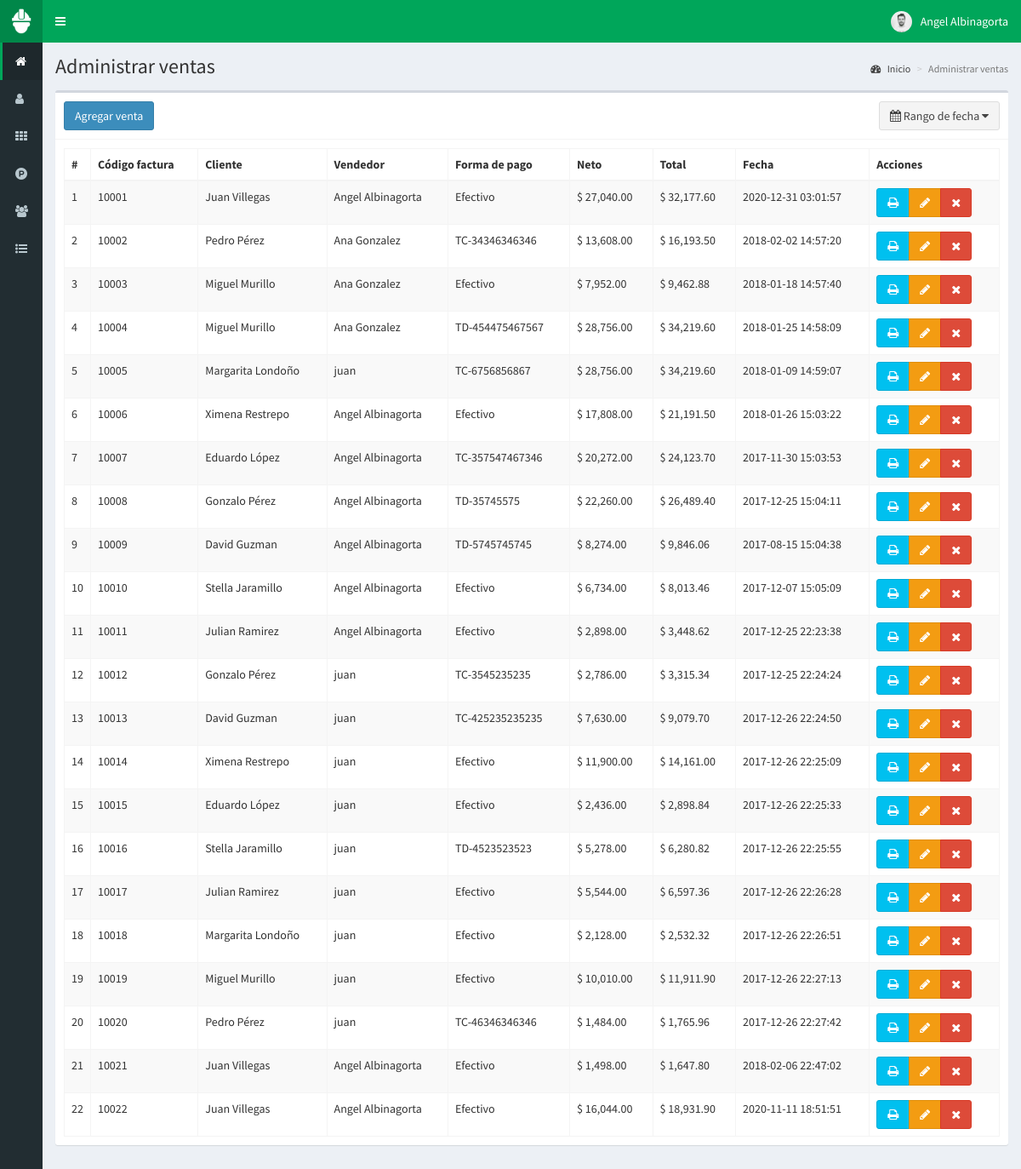
/ventas (signed in), run on the app's committed database.
### tables this page shows
CREATE TABLE `ventas` (
  `id` int(11) NOT NULL,
  `codigo` int(11) NOT NULL,
  `id_cliente` int(11) NOT NULL,
  `id_vendedor` int(11) NOT NULL,
  `productos` text NOT NULL,
  `impuesto` float NOT NULL,
  `neto` float NOT NULL,
  `total` float NOT NULL,
  `metodo_pago` text NOT NULL,
  `fecha` timestamp NOT NULL DEFAULT current_timestamp() ON UPDATE current_timestamp()
);

CREATE TABLE `clientes` (
  `id` int(11) NOT NULL,
  `nombre` text NOT NULL,
  `documento` int(11) NOT NULL,
  `email` text NOT NULL,
  `telefono` text NOT NULL,
  `direccion` text NOT NULL,
  `fecha_nacimiento` date NOT NULL,
  `compras` int(11) NOT NULL,
  `ultima_compra` datetime NOT NULL,
  `fecha` timestamp NOT NULL DEFAULT current_timestamp() ON UPDATE current_timestamp()
);

CREATE TABLE `usuarios` (
  `id` int(11) NOT NULL,
  `nombre` text NOT NULL,
  `usuario` text NOT NULL,
  `password` text NOT NULL,
  `perfil` text NOT NULL,
  `foto` text NOT NULL,
  `estado` int(11) NOT NULL,
  `ultimo_login` datetime NOT NULL,
  `fecha` timestamp NOT NULL DEFAULT current_timestamp() ON UPDATE current_timestamp()
);

### controladores/plantilla.controlador.php (called while the page is built)
<?php
class ControladorPlantilla{
	static public function ctrPlantilla(){
		include "vistas/plantilla.php";
	}
}

### index.php (called while the page is built, shortened)
<?php
require_once "controladores/plantilla.controlador.php";
require_once "controladores/usuarios.controlador.php";
require_once "controladores/clientes.controlador.php";
require_once "controladores/ventas.controlador.php";
require_once "modelos/usuarios.modelo.php";
require_once "modelos/clientes.modelo.php";
require_once "modelos/ventas.modelo.php";
$plantilla = new ControladorPlantilla();
$plantilla -> ctrPlantilla();

### controladores/ventas.controlador.php (called while the page is built, shortened)
<?php
class ControladorVentas{
	static public function ctrRangoFechasVentas($fechaInicial, $fechaFinal){
		$tabla = "ventas";
		$respuesta = ModeloVentas::mdlRangoFechasVentas($tabla, $fechaInicial, $fechaFinal);
		return $respuesta;
	}
}

### modelos/conexion.php (called while the page is built)
<?php
class Conexion{
	static public function conectar(){
		$link = new PDO("mysql:host=localhost;dbname=pos",
			            "pos",
			            "teeo4X[WM[7GKnzF");
		$link->exec("set names utf8");
		return $link;
	}
}

### modelos/ventas.modelo.php (called while the page is built, shortened)
<?php
require_once "conexion.php";
class ModeloVentas{
	static public function mdlRangoFechasVentas($tabla, $fechaInicial, $fechaFinal){
		if($fechaInicial == null){
			$stmt = Conexion::conectar()->prepare("SELECT * FROM $tabla ORDER BY id ASC");
			$stmt -> execute();
			return $stmt -> fetchAll();
		}else if($fechaInicial == $fechaFinal){
			$stmt = Conexion::conectar()->prepare("SELECT * FROM $tabla WHERE fecha like '%$fechaFinal%'");
			$stmt -> bindParam(":fecha", $fechaFinal, PDO::PARAM_STR);
			$stmt -> execute();
			return $stmt -> fetchAll();
		}
	}
}

### controladores/clientes.controlador.php (called while the page is built, shortened)
<?php
class ControladorClientes{
	static public function ctrMostrarClientes($item, $valor){
		$tabla = "clientes";
		$respuesta = ModeloClientes::mdlMostrarClientes($tabla, $item, $valor);
		return $respuesta;
	}
}

### modelos/clientes.modelo.php (called while the page is built, shortened)
<?php
require_once "conexion.php";
class ModeloClientes{
	static public function mdlMostrarClientes($tabla, $item, $valor){
		if($item != null){
			$stmt = Conexion::conectar()->prepare("SELECT * FROM $tabla WHERE $item = :$item");
			$stmt -> bindParam(":".$item, $valor, PDO::PARAM_STR);
			$stmt -> execute();
			return $stmt -> fetch();
		}else{
			$stmt = Conexion::conectar()->prepare("SELECT * FROM $tabla");
			$stmt -> execute();
			return $stmt -> fetchAll();
		}
	}
}

### controladores/usuarios.controlador.php (called while the page is built, shortened)
<?php
class ControladorUsuarios{
	static public function ctrMostrarUsuarios($item, $valor){
		$tabla = "usuarios";
		$respuesta = ModeloUsuarios::MdlMostrarUsuarios($tabla, $item, $valor);
		return $respuesta;
	}
}

### modelos/usuarios.modelo.php (called while the page is built, shortened)
<?php
require_once "conexion.php";
class ModeloUsuarios{
	static public function mdlMostrarUsuarios($tabla, $item, $valor){
		if($item != null){
			$stmt = Conexion::conectar()->prepare("SELECT * FROM $tabla WHERE $item = :$item");
			$stmt -> bindParam(":".$item, $valor, PDO::PARAM_STR);
			$stmt -> execute();
			return $stmt -> fetch();
		}else{
			$stmt = Conexion::conectar()->prepare("SELECT * FROM $tabla");
			$stmt -> execute();
			return $stmt -> fetchAll();
		}
	}
}

### vistas/modulos/ventas.php (the view, shortened to what this page needs)
<div class="content-wrapper">
  <section class="content-header">
    <h1>
      Administrar ventas
    </h1>
    <ol class="breadcrumb">
      <li><a href="inicio"><i class="fa fa-dashboard"></i> Inicio</a></li>
      <li class="active">Administrar ventas</li>
    </ol>
  </section>
  <section class="content">
    <div class="box">
      <div class="box-header with-border">
        <a href="crear-venta">
          <button class="btn btn-primary">
            Agregar venta
          </button>
        </a>
         <button type="button" class="btn btn-default pull-right" id="daterange-btn">
            <span>
              <i class="fa fa-calendar"></i> Rango de fecha
            </span>
            <i class="fa fa-caret-down"></i>
         </button>
      </div>
      <div class="box-body">
       <table class="table table-bordered table-striped dt-responsive tablas" width="100%">
        <thead>
         <tr>
           <th style="width:10px">#</th>
           <th>Código factura</th>
           <th>Cliente</th>
           <th>Vendedor</th>
           <th>Forma de pago</th>
           <th>Neto</th>
           <th>Total</th>
           <th>Fecha</th>
           <th>Acciones</th>
         </tr>
        </thead>
        <tbody>
        <?php
          if(isset($_GET["fechaInicial"])){
            $fechaInicial = $_GET["fechaInicial"];
            $fechaFinal = $_GET["fechaFinal"];
          }else{
            $fechaInicial = null;
            $fechaFinal = null;
          }
          $respuesta = ControladorVentas::ctrRangoFechasVentas($fechaInicial, $fechaFinal);
          foreach ($respuesta as $key => $value) {
           echo '<tr>
                  <td>'.($key+1).'</td>
                  <td>'.$value["codigo"].'</td>';
                  $itemCliente = "id";
                  $valorCliente = $value["id_cliente"];
                  $respuestaCliente = ControladorClientes::ctrMostrarClientes($itemCliente, $valorCliente);
                  echo '<td>'.$respuestaCliente["nombre"].'</td>';
                  $itemUsuario = "id";
                  $valorUsuario = $value["id_vendedor"];
                  $respuestaUsuario = ControladorUsuarios::ctrMostrarUsuarios($itemUsuario, $valorUsuario);
                  echo '<td>'.$respuestaUsuario["nombre"].'</td>
                  <td>'.$value["metodo_pago"].'</td>
                  <td>$ '.number_format($value["neto"],2).'</td>
                  <td>$ '.number_format($value["total"],2).'</td>
                  <td>'.$value["fecha"].'</td>
                  <td>
                    <div class="btn-group">
                      <button class="btn btn-info btnImprimirFactura" codigoVenta="'.$value["codigo"].'">
                        <i class="fa fa-print"></i>
                      </button>';
                      if($_SESSION["perfil"] == "Administrador"){
                      echo '<button class="btn btn-warning btnEditarVenta" idVenta="'.$value["id"].'"><i class="fa fa-pencil"></i></button>
                      <button class="btn btn-danger btnEliminarVenta" idVenta="'.$value["id"].'"><i class="fa fa-times"></i></button>';
                    }
                    echo '</div>
                  </td>
                </tr>';
            }
        ?>
        </tbody>
       </table>
      </div>
    </div>
  </section>
</div>

### data on the page
ventas: codigo "10001", id_cliente.nombre "Juan Villegas", usuarios.nombre "Angel Albinagorta", metodo_pago "Efectivo", neto "27,040.00", total "32,177.60", fecha "2020-12-31 03:01:57"
ventas: codigo "10002", id_cliente.nombre "Pedro Pérez", usuarios.nombre "Ana Gonzalez", metodo_pago "TC-34346346346", neto "13,608.00", total "16,193.50", fecha "2018-02-02 14:57:20"
ventas: codigo "10003", id_cliente.nombre "Miguel Murillo", usuarios.nombre "Ana Gonzalez", metodo_pago "Efectivo", neto "7,952.00", total "9,462.88", fecha "2018-01-18 14:57:40"
ventas: codigo "10004", id_cliente.nombre "Miguel Murillo", usuarios.nombre "Ana Gonzalez", metodo_pago "TD-454475467567", neto "28,756.00", total "34,219.60", fecha "2018-01-25 14:58:09"
ventas: codigo "10005", id_cliente.nombre "Margarita Londoño", usuarios.nombre "juan", metodo_pago "TC-6756856867", neto "28,756.00", total "34,219.60", fecha "2018-01-09 14:59:07"
ventas: codigo "10006", id_cliente.nombre "Ximena Restrepo", usuarios.nombre "Angel Albinagorta", metodo_pago "Efectivo", neto "17,808.00", total "21,191.50", fecha "2018-01-26 15:03:22"
ventas: codigo "10007", id_cliente.nombre "Eduardo López", usuarios.nombre "Angel Albinagorta", metodo_pago "TC-357547467346", neto "20,272.00", total "24,123.70", fecha "2017-11-30 15:03:53"
ventas: codigo "10008", id_cliente.nombre "Gonzalo Pérez", usuarios.nombre "Angel Albinagorta", metodo_pago "TD-35745575", neto "22,260.00", total "26,489.40", fecha "2017-12-25 15:04:11"
ventas: codigo "10009", id_cliente.nombre "David Guzman", usuarios.nombre "Angel Albinagorta", metodo_pago "TD-5745745745", neto "8,274.00", total "9,846.06", fecha "2017-08-15 15:04:38"
ventas: codigo "10010", id_cliente.nombre "Stella Jaramillo", usuarios.nombre "Angel Albinagorta", metodo_pago "Efectivo", neto "6,734.00", total "8,013.46", fecha "2017-12-07 15:05:09"
ventas: codigo "10011", id_cliente.nombre "Julian Ramirez", usuarios.nombre "Angel Albinagorta", metodo_pago "Efectivo", neto "2,898.00", total "3,448.62", fecha "2017-12-25 22:23:38"
ventas: codigo "10012", id_cliente.nombre "Gonzalo Pérez", usuarios.nombre "juan", metodo_pago "TC-3545235235", neto "2,786.00", total "3,315.34", fecha "2017-12-25 22:24:24"
ventas: codigo "10013", id_cliente.nombre "David Guzman", usuarios.nombre "juan", metodo_pago "TC-425235235235", neto "7,630.00", total "9,079.70", fecha "2017-12-26 22:24:50"
ventas: codigo "10014", id_cliente.nombre "Ximena Restrepo", usuarios.nombre "juan", metodo_pago "Efectivo", neto "11,900.00", total "14,161.00", fecha "2017-12-26 22:25:09"
ventas: codigo "10015", id_cliente.nombre "Eduardo López", usuarios.nombre "juan", metodo_pago "Efectivo", neto "2,436.00", total "2,898.84", fecha "2017-12-26 22:25:33"
ventas: codigo "10016", id_cliente.nombre "Stella Jaramillo", usuarios.nombre "juan", metodo_pago "TD-4523523523", neto "5,278.00", total "6,280.82", fecha "2017-12-26 22:25:55"
ventas: codigo "10017", id_cliente.nombre "Julian Ramirez", usuarios.nombre "juan", metodo_pago "Efectivo", neto "5,544.00", total "6,597.36", fecha "2017-12-26 22:26:28"
ventas: codigo "10018", id_cliente.nombre "Margarita Londoño", usuarios.nombre "juan", metodo_pago "Efectivo", neto "2,128.00", total "2,532.32", fecha "2017-12-26 22:26:51"
ventas: codigo "10019", id_cliente.nombre "Miguel Murillo", usuarios.nombre "juan", metodo_pago "Efectivo", neto "10,010.00", total "11,911.90", fecha "2017-12-26 22:27:13"
ventas: codigo "10020", id_cliente.nombre "Pedro Pérez", usuarios.nombre "juan", metodo_pago "TC-46346346346", neto "1,484.00", total "1,765.96", fecha "2017-12-26 22:27:42"
ventas: codigo "10021", id_cliente.nombre "Juan Villegas", usuarios.nombre "Angel Albinagorta", metodo_pago "Efectivo", neto "1,498.00", total "1,647.80", fecha "2018-02-06 22:47:02"
ventas: codigo "10022", id_cliente.nombre "Juan Villegas", usuarios.nombre "Angel Albinagorta", metodo_pago "Efectivo", neto "16,044.00", total "18,931.90", fecha "2020-11-11 18:51:51"

### other printed values
$_SESSION["nombre"] "Angel Albinagorta"
